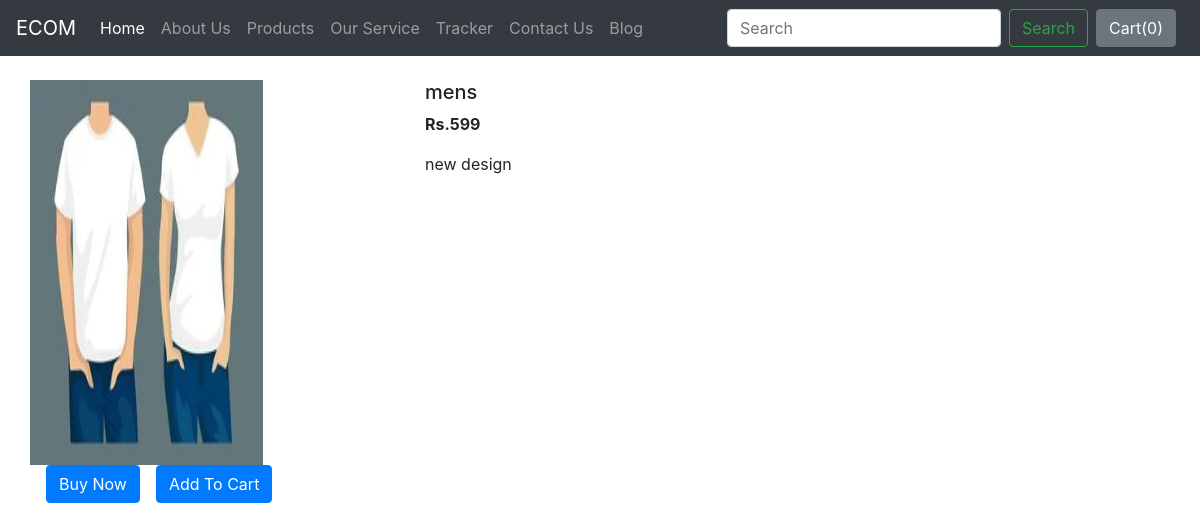
Screenshot of /shop/products/2 with the database file from the repository.
### shop/models.py (models this page shows, shortened)
class Product(models.Model):
    product_name = models.CharField(max_length=50)
    category = models.CharField(max_length=100, default="")
    subcategory = models.CharField(max_length=100, default="")
    price = models.IntegerField(default=0)
    desc = models.CharField(max_length=2000)
    pub_date = models.DateField()
    image = models.ImageField(upload_to='shop/image', default="")

### shop/views.py (the view)
# urls.py: path('products/<int:myid>', views.productview, name="productview"),
def productview(request, myid):
    product = Product.objects.filter(id=myid)
    return render(request, 'shop/productview.html', {'product': product[0]})

### shop/templates/shop/productview.html (shortened to what this page needs)
{% extends 'shop/base.html' %}
{% load static %}
{% block content %}
<div class="container my-4">
    <div class="row">
    <div class="col-md-4">
    <div class="row">
        <img src="/media/{{product.image}}" width="233px" height="385px">
    </div>
        <div class="row">
            <button class="btn btn-primary mx-3">Buy Now</button>
            <button  class="btn btn-primary">Add To Cart</button>
        </div>
    </div>
    <div class="col-md-8">
        <h5>{{product.product_name}}</h5>
        <p><b>Rs.{{product.price}} </b></p>
        <p>{{product.desc}}</p>
    </div>
    </div>
</div>
{% endblock %}

### rows the page displays
Product: image (picture), product_name "mens", price "599", desc "new design"
